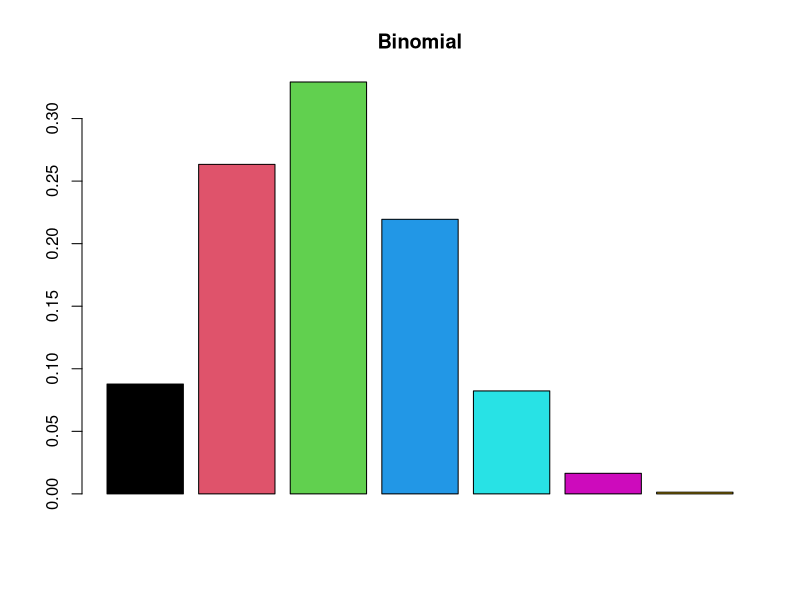
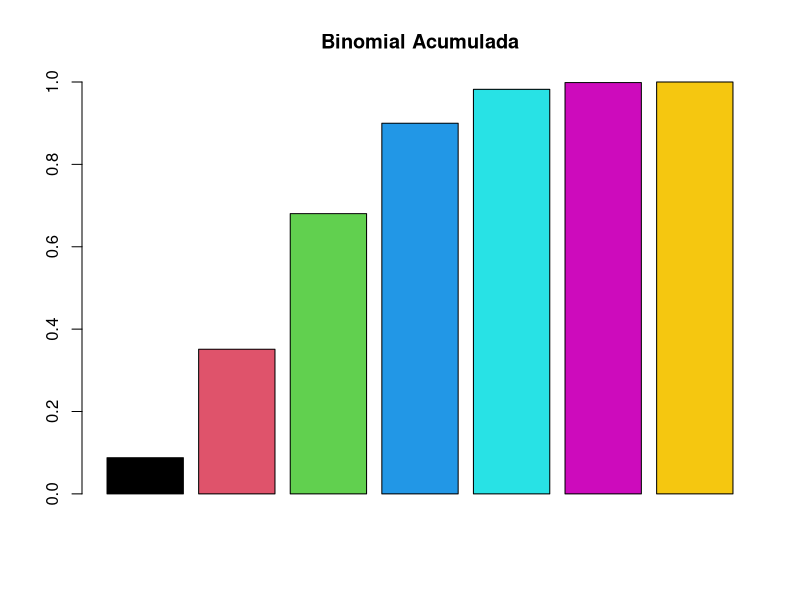

Source code (R) for these figures, in order:
#Distribuicoes discretas

#Uniforme
  #Esperanca = (b + a)/2 | a < b
  #Variancia = [(b - a + 1)^2 - 1]/12
  #Desvio Padrao = (Variancia)^(1/2)
  #Tambem temos acumulado na uniforme
  #P(X < n) = P(1) + ... + P(n) || P(x < n) P(1) * (n - 1)


#Bernoulli - Taxa de sucesso P(S) || Taxa de fracasso P(F)
  #P(S) + P(F) = 1
  
  #Esperança = P(S)
  #Variancia = P(S) + P(F)

#Binomial -> (Combinação de n,K) * p^k * p^(n-k)
# n = numero de tentativas
# k = numero de vezes que ocorreu o sucesso
# p = probabilidade de sucesso

#Media = n * p
#var = n * p * q
#Desvio padrao = (var)^(1/2)

#Comando no R
  #dbinom(k, n, p)

  #Ex: Prova com 4 questões e 5 alternativas, qual P de acertar 
#3 das 4 questões dadas?

dbinom(3, 4, 1/5)

  #Ex: Voo diario com chance de turbulencia de 0,4. Em uma semana de voo,
#qual a chance de ter turbulencia em pelo menos 3 deles?
#de 3 a 7 turbulencias.
#Acumulativa, ou seja, pbinom(k, n, p)

1 - pbinom(2, 7, 0.4)
pbinom(2, 7, 0.4, FALSE) #Quando eu quero saber P(x >= k)

  #Ex: Vasco e botafogo jogam 6 vezes, as chances do vasco vencer é 1/3.
#Qual p do vasco ganhar no máximo 2 partidas?
pbinom(2, 6, 1/3)

#Plot das taxas de sucesso do vasco e das taxas de sucesso acumuladas

x <- numeric()
y <- numeric()
for(i in 1:7) x[i] <- c (dbinom(i - 1, 6, 1/3))
x <- dbinom(0:6, 6, 1/3)

for(i in 1:7) y[i] <- c (pbinom(i - 1, 6, 1/3))
y <- pbinom(0:6, 6, 1/3)

barplot(x, col=1:7, main="Binomial")
barplot(y, col=1:7, main=" Binomial Acumulada ")

#P = a probabilidade acumulada que queremos testar
#qbinom(P,n,p)

#Ex: Jogamos uma moeda 10 vezes, com 0.5 de P(s) de obter cara
#Queremos saber o número mínimo de sucessos k | a probabilidade
#acumulada de obter até k sucessos seja 90% ou mais.
qbinom(0.9, 10, 0.5)

#Poisson - Usada para modelar a ocorrencia de eventos discretos
#dentro de um intervalo de tempo ou espaço.

#P(X) = (e^lambda * lambda^x)*(x!)

#lambda = taxa média de sucessos | lambda > 0
#x = número de sucessos
#e = 2,7182

  #Ex: Numa central telefonica chegam 300 telefonemas por hora.
#a) Qual a p de num minuto não chegar nenhuma chamada?
  #lambda = 300/h || 300/60 = 5/min.
  #x = 0.
  #[e^(-5)*5^0] * 0! -> Em código, dpois(x, lambda) ->
dpois(0, 5)

#b) Em 2 minutos haja 2 chamadas
  #lambda = 10
  #x = 2
dpois(2, 10)

#c) Qual P(x) da capacidade da mesa ser ultrapassada, sabendo
#que a capacidade da mesma eh 10/min
  #lambda = 5 -> Frequencia de 1 minuto
  #x = 10 -> número de sucessos
#False é basicamente quando queremos 1 - p
ppois(10, 5, FALSE)

  #Ex: Num deposito chegam 2,8 caminhoes/hora, determine a probabilidade
#de chegarem 2 ou mais caminhões.
  #lambda = 2,8/hora

#a)Em um periodo de 0,5 horas
#Aqui x = 1 para indicar que queremos valores maiores que 1,
#ou seja, pelo menos 2.
ppois(1, 1.4, FALSE)

#b)Em um período de 1 hora
ppois(1, 2.8, FALSE)

#c)Em um período de 2 horas
ppois(1, 5.6, FALSE)

  #Ex: A média de alunos aprovados é 23 alunos.
#lambda = 23
#a) Qual P(x = 17)?
dpois(17, 23)

#c) Qual P(x <= 19)?
ppois(19, 23)

#d) Qual P(x > 19)?
ppois(19, 23, FALSE)

#e) Quantidade de aprovados se a probabilidade acumulada
#for de 80%
qpois(p = 0.80, lambda = 23)

#Ex: Numero de afogamentos por fim de semana é de 2 para cada 50k habitantes
#a) Qual P(x = 5 p/ 200k habitantes)
dpois(5, (2/50000) * 200000)

#b) 112.500 habitantes ocorram pelo menos 3 afogamentos?
ppois(2, ((2/50000) * 112500), FALSE)

#Média = lambda
#Variância = lambda
#Desvio padrão = lambda^(1/2)
